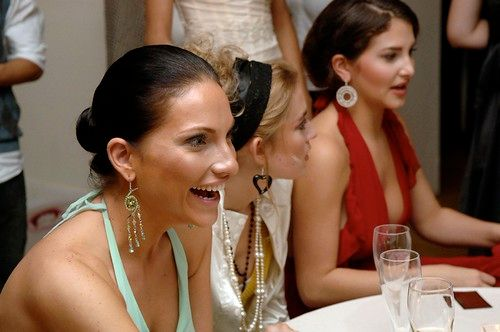
#> input picture scripts/cat-hero/beauty-0.jpg, 500 x 332 px; its folder holds only this picture in this run
$ python cat-sheet2.py
#> lines starting #> are read from the running program, lines starting #| are printed output that depends on the picture
# Contact sheet of category-hero candidates for eyeball review.
import glob, os
from PIL import Image, ImageDraw
D = r"E:\madmona-app\scripts\cat-hero"
files = sorted(glob.glob(f"{D}/*.jpg"))
cols, tw = 10, 190
th = []
for f in files:
    try:
        im = Image.open(f).convert("RGB"); im.thumbnail((tw, 150))
#> further down, im is the input picture: PIL image 500x332 RGB; mean R, G, B 124.8, 93.4, 74
#> after `im.thumbnail((tw, 150))`:
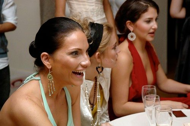
#> im: PIL image 190x126 RGB; mean R, G, B 124.8, 93.4, 74.1
        th.append((os.path.basename(f)[:-4], im))
    except Exception as e:
        print("skip", os.path.basename(f), e)
H = max(i.height for _, i in th) + 15
#> H = 141
rows = (len(th) + cols - 1) // cols
#> rows = 1
s = Image.new("RGB", (cols*(tw+5), rows*(H+5)), "white")
#> s: PIL image 1950x146 RGB; every value is 255
d = ImageDraw.Draw(s)
for k,(nm,im) in enumerate(th):
    x,y = (k%cols)*(tw+5), (k//cols)*(H+5)
    s.paste(im,(x,y+13)); d.text((x+2,y+1),nm,fill="red")
#> this loop made 1 pass
#> (nm, x, y) on pass 1: ('beauty-0', 0, 0)
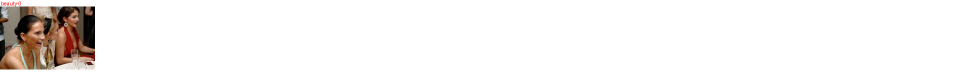
#> s: PIL image 1950x146 RGB (shown at 1/2 size); mean R, G, B 244, 241.3, 239.7
s.save(r"E:\madmona-app\scripts\out\CAT-HERO.png")
print(len(th),"->",s.size)
#| 1 -> (1950, 146)

$ run again, on scripts/cat-hero/beauty-4.jpg
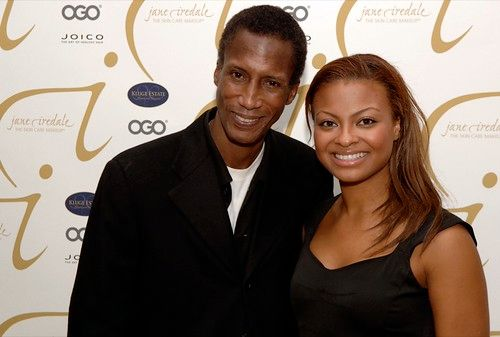
#> input picture scripts/cat-hero/beauty-4.jpg, 500 x 337 px
#> im is the input picture: PIL image 500x337 RGB; mean R, G, B 131.1, 114.9, 103.7
#> `im.thumbnail((tw, 150))`:
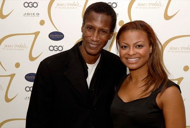
#> im: PIL image 190x128 RGB; mean R, G, B 131.1, 114.9, 103.7
#> H = 143
#> rows = 1
#> the loop `for k,(nm,im) in enumerate(th):` made 1 pass
#> (nm, x, y) on pass 1: ('beauty-4', 0, 0)
#> after the loop `for k,(nm,im) in enumerate(th):`:
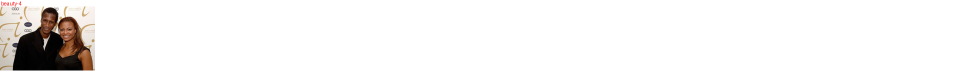
#> s: PIL image 1950x148 RGB (shown at 1/2 size); mean R, G, B 244.6, 243.1, 242.2
#| 1 -> (1950, 148)

$ run again, on scripts/cat-hero/beauty-5.jpg
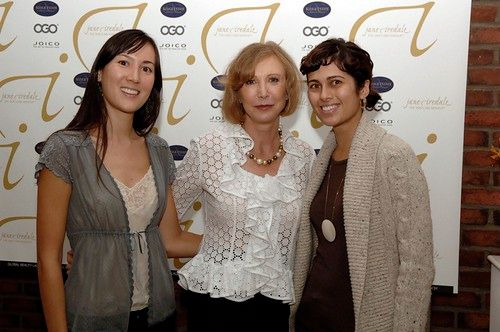
#> input picture scripts/cat-hero/beauty-5.jpg, 500 x 332 px
#> im is the input picture: PIL image 500x332 RGB; mean R, G, B 133.8, 119.3, 108.8
#> `im.thumbnail((tw, 150))`:
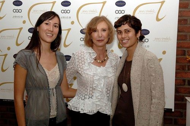
#> im: PIL image 190x126 RGB; mean R, G, B 133.8, 119.3, 108.8
#> H = 141
#> rows = 1
#> the loop `for k,(nm,im) in enumerate(th):` made 1 pass
#> (nm, x, y) on pass 1: ('beauty-5', 0, 0)
#> after the loop `for k,(nm,im) in enumerate(th):`:
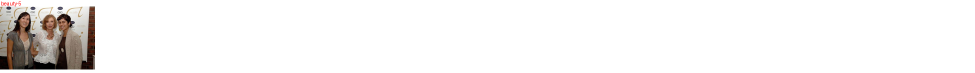
#> s: PIL image 1950x146 RGB (shown at 1/2 size); mean R, G, B 244.8, 243.5, 242.6
#| 1 -> (1950, 146)

$ run again, on scripts/cat-hero/beauty-6.jpg
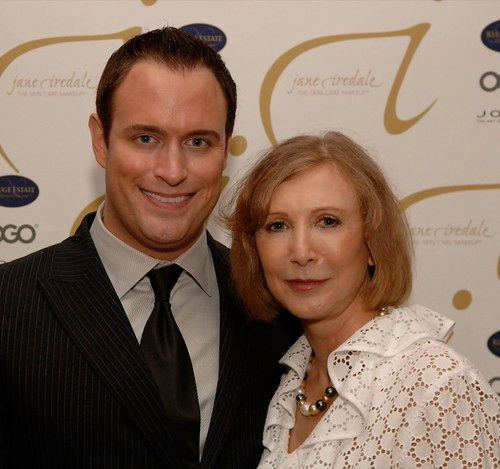
#> input picture scripts/cat-hero/beauty-6.jpg, 500 x 469 px
#> im is the input picture: PIL image 500x469 RGB; mean R, G, B 132.7, 109.3, 93.9
#> `im.thumbnail((tw, 150))`:
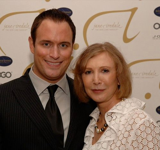
#> im: PIL image 160x150 RGB; mean R, G, B 132.7, 109.3, 93.9
#> H = 165
#> rows = 1
#> the loop `for k,(nm,im) in enumerate(th):` made 1 pass
#> (nm, x, y) on pass 1: ('beauty-6', 0, 0)
#> after the loop `for k,(nm,im) in enumerate(th):`:
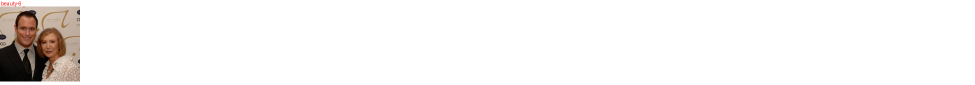
#> s: PIL image 1950x170 RGB (shown at 1/2 size); mean R, G, B 246.1, 244.4, 243.3
#| 1 -> (1950, 170)

$ run again, on scripts/cat-hero/beauty-1.jpg
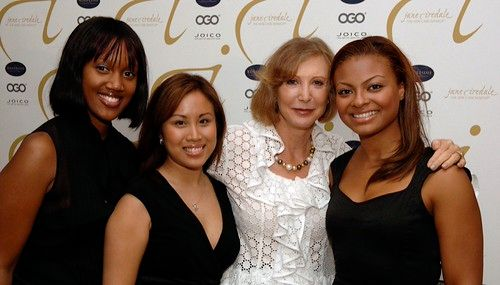
#> input picture scripts/cat-hero/beauty-1.jpg, 500 x 285 px
#> im is the input picture: PIL image 500x285 RGB; mean R, G, B 121.1, 101.4, 89.6
#> `im.thumbnail((tw, 150))`:
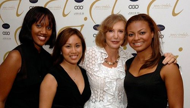
#> im: PIL image 190x108 RGB; mean R, G, B 121.1, 101.4, 89.6
#> H = 123
#> rows = 1
#> the loop `for k,(nm,im) in enumerate(th):` made 1 pass
#> (nm, x, y) on pass 1: ('beauty-1', 0, 0)
#> after the loop `for k,(nm,im) in enumerate(th):`:
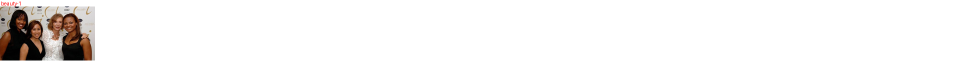
#> s: PIL image 1950x128 RGB (shown at 1/2 size); mean R, G, B 244, 242.3, 241.3
#| 1 -> (1950, 128)
